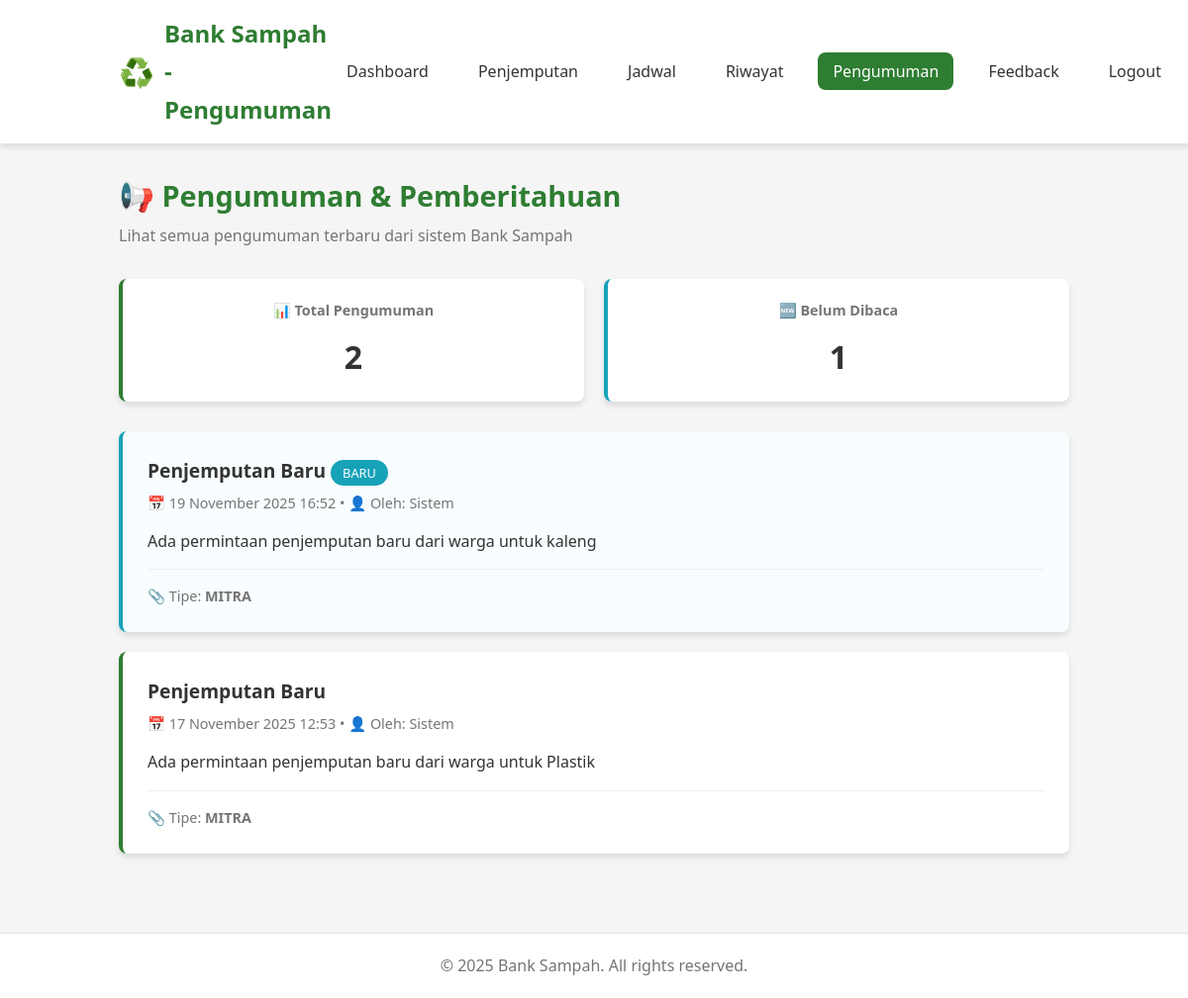
/pengumuman-mitra.php (signed in), run on the app's committed database.
### tables this page shows
CREATE TABLE `notifikasi` (
  `id` int(11) NOT NULL,
  `user_id` int(11) DEFAULT NULL,
  `mitra_id` int(11) DEFAULT NULL,
  `judul` varchar(255) NOT NULL,
  `pesan` text NOT NULL,
  `tipe` enum('user','mitra','all') DEFAULT 'user',
  `dibaca` enum('yes','no') DEFAULT 'no',
  `created_at` timestamp NOT NULL DEFAULT current_timestamp()
);

### pengumuman-mitra.php (the view, shortened to what this page needs)
<?php
include 'config.php';
$mitra_id = $_SESSION['mitra_id'];
try {
    $sql = "
        SELECT
            n.*,
            u.nama_lengkap as pengirim
        FROM notifikasi n
        LEFT JOIN users u ON n.user_id = u.id
        WHERE (n.tipe = 'mitra' OR n.tipe = 'all')
        AND (n.mitra_id = ? OR n.mitra_id IS NULL)
        ORDER BY n.created_at DESC
    ";
    $stmt = $pdo->prepare($sql);
    $stmt->execute([$mitra_id]);
    $pengumuman = $stmt->fetchAll();
} catch (PDOException $e) {
    error_log("Pengumuman Mitra Error: " . $e->getMessage());
    $error = "Terjadi kesalahan saat mengambil data: " . $e->getMessage();
    $pengumuman = [];
}
?>
<!DOCTYPE html>
<html lang="id">
<head>
</head>
<body>
    <header>
        <div class="container">
            <div class="header-content">
                <div class="logo">
                    <span class="logo-icon">♻️</span>
                    <h1>Bank Sampah - Pengumuman</h1>
                </div>
                <nav>
                    <ul>
                        <li><a href="dashboard-mitra.php">Dashboard</a></li>
                        <li><a href="manage-penjemputan.php">Penjemputan</a></li>
                        <li><a href="manage-jadwal.php">Jadwal</a></li>
                        <li><a href="riwayat-mitra.php">Riwayat</a></li>
                        <li><a href="pengumuman-mitra.php" class="active">Pengumuman</a></li>
                        <li><a href="feedback-mitra.php">Feedback</a></li>
                        <li><a href="logout.php">Logout</a></li>
                    </ul>
                </nav>
            </div>
        </div>
    </header>
    <main>
        <div class="container">
            <div class="page-header">
                <div class="page-title">
                    <h1>📢 Pengumuman & Pemberitahuan</h1>
                    <p>Lihat semua pengumuman terbaru dari sistem Bank Sampah</p>
                </div>
            </div>
            <section class="stats-cards">
                <div class="stat-card total">
                    <h3>📊 Total Pengumuman</h3>
                    <div class="number"><?php echo count($pengumuman); ?></div>
                </div>
                <div class="stat-card unread">
                    <h3>🆕 Belum Dibaca</h3>
                    <div class="number">
                        <?php
                            $unread_count = 0;
                            foreach ($pengumuman as $item) {
                                if ($item['dibaca'] === 'no') $unread_count++;
                            }
                            echo $unread_count;
                        ?>
                    </div>
                </div>
            </section>
            <section class="pengumuman-list">
                <?php if (empty($pengumuman)): ?>
                    <div class="empty-state">
                        <h3>🎉 Tidak ada pengumuman</h3>
                        <p>Belum ada pengumuman atau pemberitahuan untuk Anda.</p>
                    </div>
                <?php else: ?>
                    <?php foreach ($pengumuman as $item): ?>
                    <div class="pengumuman-card <?php echo $item['dibaca'] === 'no' ? 'unread' : ''; ?>">
                        <div class="pengumuman-header">
                            <div>
                                <div class="pengumuman-title">
                                    <?php echo htmlspecialchars($item['judul']); ?>
                                    <?php if ($item['dibaca'] === 'no'): ?>
                                        <span class="pengumuman-badge badge-new">BARU</span>
                                    <?php endif; ?>
                                </div>
                                <div class="pengumuman-meta">
                                    📅 <?php echo date('d F Y H:i', strtotime($item['created_at'])); ?>
                                    <?php if ($item['pengirim']): ?>
                                         • 👤 Oleh: <?php echo htmlspecialchars($item['pengirim']); ?>
                                    <?php else: ?>
                                         • 👤 Oleh: Sistem
                                    <?php endif; ?>
                                </div>
                            </div>
                        </div>
                        <div class="pengumuman-content">
                            <?php echo nl2br(htmlspecialchars($item['pesan'])); ?>
                        </div>
                        <div class="pengumuman-footer">
                            📎 Tipe: <strong><?php echo strtoupper($item['tipe']); ?></strong>
                        </div>
                    </div>
                    <?php endforeach; ?>
                <?php endif; ?>
            </section>
        </div>
    </main>
    <footer>
        <div class="container">
            <p>&copy; <?php echo date('Y'); ?> Bank Sampah. All rights reserved.</p>
        </div>
    </footer>
</body>
</html>

### pengumuman-mitra.php (style rules this page uses)
:root { --primary: #2e7d32; --primary-light: #4caf50; --secondary: #ff9800; --light: #f5f5f5; --dark: #333; --gray: #757575; --white: #ffffff; --success: #28a745; --warning: #ffc107; --danger: #dc3545; --info: #17a2b8; --shadow: 0 4px 6px rgba(0, 0, 0, 0.1); --border-radius: 8px; }
* { margin: 0; padding: 0; box-sizing: border-box; font-family: 'Segoe UI', Tahoma, Geneva, Verdana, sans-serif; }
body { background-color: var(--light); color: var(--dark); line-height: 1.6; }
.container { max-width: 1000px; margin: 0 auto; padding: 0 20px; }
header { background-color: var(--white); box-shadow: var(--shadow); position: sticky; top: 0; z-index: 100; }
.header-content { display: flex; justify-content: space-between; align-items: center; padding: 15px 0; }
.logo { display: flex; align-items: center; gap: 10px; }
.logo-icon { font-size: 1.8rem; }
.logo h1 { font-size: 1.5rem; color: var(--primary); }
nav ul { display: flex; list-style: none; gap: 20px; }
nav a { text-decoration: none; color: var(--dark); font-weight: 500; padding: 8px 15px; border-radius: var(--border-radius); transition: all 0.3s; }
nav a:hover, nav a.active { background-color: var(--primary); color: var(--white); }
main { padding: 30px 0; }
.page-header { display: flex; justify-content: space-between; align-items: center; margin-bottom: 30px; flex-wrap: wrap; gap: 20px; }
.page-title h1 { font-size: 1.8rem; color: var(--primary); margin-bottom: 5px; }
.page-title p { color: var(--gray); }
.stats-cards { display: grid; grid-template-columns: repeat(auto-fit, minmax(200px, 1fr)); gap: 20px; margin-bottom: 30px; }
.stat-card { background: var(--white); padding: 20px; border-radius: var(--border-radius); box-shadow: var(--shadow); text-align: center; border-left: 4px solid var(--primary); transition: transform 0.3s; }
.stat-card.unread { border-left-color: var(--info); }
.stat-card.total { border-left-color: var(--primary); }
.stat-card h3 { font-size: 0.9rem; color: var(--gray); margin-bottom: 10px; }
.stat-card .number { font-size: 2rem; font-weight: 700; color: var(--dark); }
.pengumuman-list { display: flex; flex-direction: column; gap: 20px; }
.pengumuman-card { background: var(--white); padding: 25px; border-radius: var(--border-radius); box-shadow: var(--shadow); border-left: 4px solid var(--primary); transition: all 0.3s; }
.pengumuman-card.unread { border-left-color: var(--info); background: #f8fdff; }
.pengumuman-header { display: flex; justify-content: space-between; align-items: flex-start; margin-bottom: 15px; }
.pengumuman-title { font-size: 1.2rem; color: var(--dark); font-weight: 600; margin-bottom: 5px; }
.pengumuman-meta { font-size: 0.9rem; color: var(--gray); }
.pengumuman-badge { padding: 4px 12px; border-radius: 20px; font-size: 0.8rem; font-weight: 500; }
.badge-new { background: var(--info); color: white; }
.pengumuman-content { color: var(--dark); line-height: 1.6; }
.pengumuman-footer { margin-top: 15px; padding-top: 15px; border-top: 1px solid #eee; font-size: 0.9rem; color: var(--gray); }
footer { background-color: var(--white); padding: 20px 0; text-align: center; color: var(--gray); border-top: 1px solid #e0e0e0; margin-top: 50px; }

### data on the page
notifikasi: judul "Penjemputan Baru", dibaca "BARU", created_at "19 November 2025 16:52", pesan "Ada permintaan penjemputan baru dari warga untuk kaleng", tipe "MITRA"
notifikasi: judul "Penjemputan Baru", created_at "17 November 2025 12:53", pesan "Ada permintaan penjemputan baru dari warga untuk Plastik", tipe "MITRA"

### other printed values
count($pengumuman) "2"
$unread_count "1"
